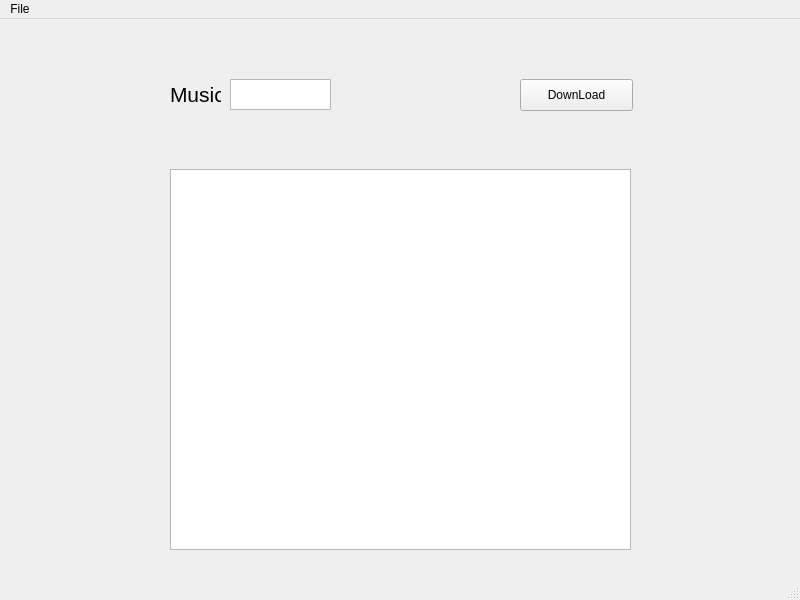
<?xml version="1.0" encoding="UTF-8"?>
<ui version="4.0">
 <class>MainWindow</class>
 <widget class="QMainWindow" name="MainWindow">
  <property name="geometry">
   <rect>
    <x>0</x>
    <y>0</y>
    <width>800</width>
    <height>600</height>
   </rect>
  </property>
  <property name="windowTitle">
   <string>MainWindow</string>
  </property>
  <widget class="QWidget" name="centralwidget">
   <widget class="QListView" name="listView">
    <property name="geometry">
     <rect>
      <x>170</x>
      <y>150</y>
      <width>461</width>
      <height>381</height>
     </rect>
    </property>
   </widget>
   <widget class="QPushButton" name="pushButton">
    <property name="geometry">
     <rect>
      <x>520</x>
      <y>60</y>
      <width>113</width>
      <height>32</height>
     </rect>
    </property>
    <property name="text">
     <string>DownLoad</string>
    </property>
   </widget>
   <widget class="QLabel" name="label">
    <property name="geometry">
     <rect>
      <x>170</x>
      <y>60</y>
      <width>51</width>
      <height>31</height>
     </rect>
    </property>
    <property name="font">
     <font>
      <pointsize>16</pointsize>
     </font>
    </property>
    <property name="text">
     <string>Music</string>
    </property>
   </widget>
   <widget class="QTextEdit" name="textEdit">
    <property name="geometry">
     <rect>
      <x>230</x>
      <y>60</y>
      <width>101</width>
      <height>31</height>
     </rect>
    </property>
   </widget>
  </widget>
  <widget class="QMenuBar" name="menubar">
   <property name="geometry">
    <rect>
     <x>0</x>
     <y>0</y>
     <width>800</width>
     <height>22</height>
    </rect>
   </property>
   <widget class="QMenu" name="menuFile">
    <property name="title">
     <string>File</string>
    </property>
   </widget>
   <addaction name="menuFile"/>
  </widget>
  <widget class="QStatusBar" name="statusbar"/>
 </widget>
 <resources/>
 <connections/>
</ui>
